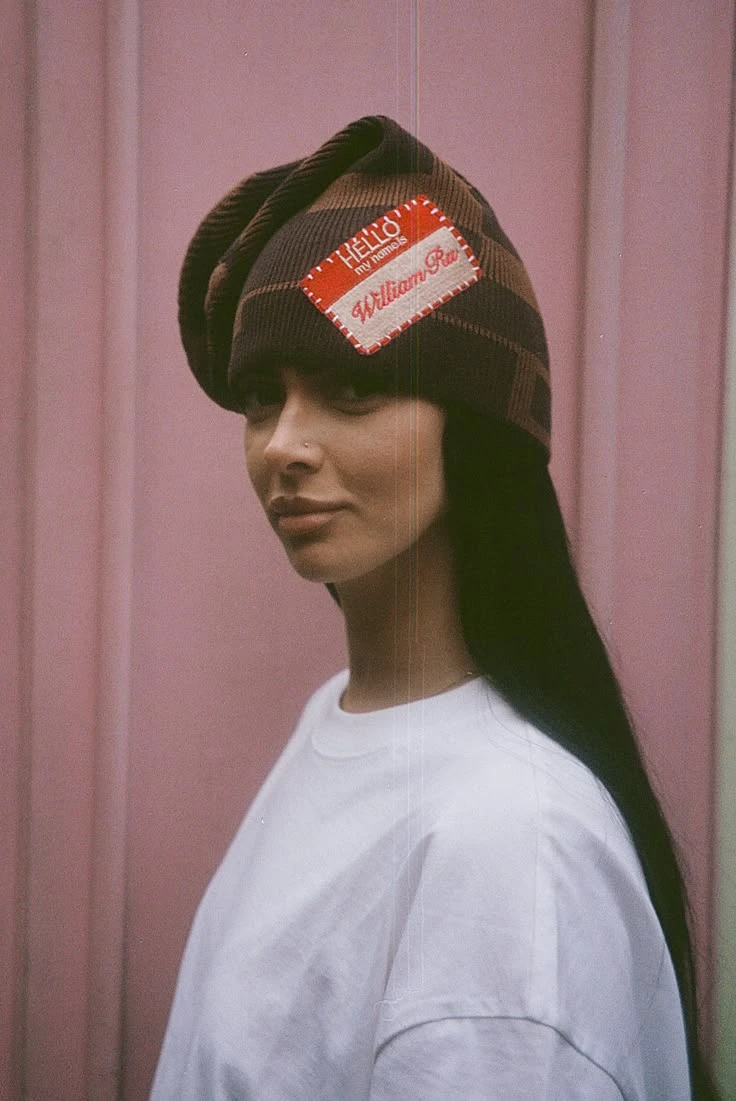
#> input picture basics-pixel/refs/look_bonnet.webp, 736 x 1101 px; its folder holds 4 pictures in this run
$ python render.py refs/look_bonnet.webp
#> lines starting #> are read from the running program, lines starting #| are printed output that depends on the picture
#!/usr/bin/env python3
"""BASICS Nº01: pixel-art 9:16 video « 5 marques indispensables pour acheter tes basics » (part 1).

Art direction: a street-fashion magazine printed on an 8-bit machine. Every photo is dithered
(8x8 ordered Bayer) through a 5-tone gradient map pulled from the shoot itself, plus one spot colour per
chapter. Display type is Inter Display Black, the accent is Caladea Italic, and captions use a hand-drawn
5x7 bitmap font. Everything is drawn at 270x480 without anti-aliasing, then scaled x4 nearest to 1080x1920.
Motion runs at 12 steps/s (on twos) inside a 24 fps file, and every cut lands on the 90 BPM beat.
The lo-fi beat (FM Rhodes, dusty drums, 8-bit pulse lead, vinyl) and the SFX are synthesised here too.

usage: python3 render.py [out.mp4] | python3 render.py --preview t1,t2,... out.png
"""
import functools, math, os, subprocess, sys, wave
import numpy as np
from PIL import Image, ImageDraw, ImageFilter, ImageFont, ImageOps

HERE = os.path.dirname(os.path.abspath(__file__))
W, H, S, FPS, STEP = 270, 480, 4, 24, 12
BEAT = 60 / 90
BAR = 4 * BEAT
DUR = 10 * BAR                                       # 26.67 s
FONT_DISP = "/usr/share/fonts/opentype/inter/InterDisplay-Black.otf"
FONT_ITAL = "/usr/share/fonts/truetype/crosextra/Caladea-Italic.ttf"


def stepped(t):
    return math.floor(t * STEP + 1e-6) / STEP


# ── palettes: 5-tone ramps (ink → paper) sampled from the shoot + one spot colour ──
RAMPS = {
    "rose":  [(30, 18, 22), (92, 36, 44), (170, 98, 104), (222, 168, 166), (244, 232, 224)],
    "olive": [(22, 20, 10), (70, 56, 26), (128, 118, 50), (188, 176, 108), (238, 230, 200)],
    "denim": [(16, 20, 22), (40, 54, 56), (112, 94, 82), (182, 158, 138), (236, 226, 212)],
    "slate": [(26, 16, 14), (80, 48, 40), (108, 136, 146), (180, 202, 204), (238, 240, 234)],
}
SPOT = {"rose": (214, 52, 40), "olive": (222, 34, 40), "denim": (84, 120, 240), "slate": (206, 92, 46)}

# ── 5x7 bitmap caption font ──────────────────────────────────────────────────
F = {
 'A': [".###.", "#...#", "#...#", "#####", "#...#", "#...#", "#...#"],
 'B': ["####.", "#...#", "#...#", "####.", "#...#", "#...#", "####."],
 'C': [".###.", "#...#", "#....", "#....", "#....", "#...#", ".###."],
 'D': ["####.", "#...#", "#...#", "#...#", "#...#", "#...#", "####."],
 'E': ["#####", "#....", "#....", "####.", "#....", "#....", "#####"],
 'F': ["#####", "#....", "#....", "####.", "#....", "#....", "#...."],
 'G': [".###.", "#...#", "#....", "#.###", "#...#", "#...#", ".####"],
 'H': ["#...#", "#...#", "#...#", "#####", "#...#", "#...#", "#...#"],
 'I': [".###.", "..#..", "..#..", "..#..", "..#..", "..#..", ".###."],
 'J': ["..###", "...#.", "...#.", "...#.", "#..#.", "#..#.", ".##.."],
 'K': ["#...#", "#..#.", "#.#..", "##...", "#.#..", "#..#.", "#...#"],
 'L': ["#....", "#....", "#....", "#....", "#....", "#....", "#####"],
 'M': ["#...#", "##.##", "#.#.#", "#.#.#", "#...#", "#...#", "#...#"],
 'N': ["#...#", "#...#", "##..#", "#.#.#", "#..##", "#...#", "#...#"],
 'O': [".###.", "#...#", "#...#", "#...#", "#...#", "#...#", ".###."],
 'P': ["####.", "#...#", "#...#", "####.", "#....", "#....", "#...."],
 'Q': [".###.", "#...#", "#...#", "#...#", "#.#.#", "#..#.", ".##.#"],
 'R': ["####.", "#...#", "#...#", "####.", "#.#..", "#..#.", "#...#"],
 'S': [".####", "#....", "#....", ".###.", "....#", "....#", "####."],
 'T': ["#####", "..#..", "..#..", "..#..", "..#..", "..#..", "..#.."],
 'U': ["#...#", "#...#", "#...#", "#...#", "#...#", "#...#", ".###."],
 'V': ["#...#", "#...#", "#...#", "#...#", "#...#", ".#.#.", "..#.."],
 'W': ["#...#", "#...#", "#...#", "#.#.#", "#.#.#", "#.#.#", ".#.#."],
 'X': ["#...#", "#...#", ".#.#.", "..#..", ".#.#.", "#...#", "#...#"],
 'Y': ["#...#", "#...#", ".#.#.", "..#..", "..#..", "..#..", "..#.."],
 'Z': ["#####", "....#", "...#.", "..#..", ".#...", "#....", "#####"],
 '0': [".###.", "#...#", "#..##", "#.#.#", "##..#", "#...#", ".###."],
 '1': ["..#..", ".##..", "..#..", "..#..", "..#..", "..#..", ".###."],
 '2': [".###.", "#...#", "....#", "...#.", "..#..", ".#...", "#####"],
 '3': ["#####", "...#.", "..#..", "...#.", "....#", "#...#", ".###."],
 '4': ["...#.", "..##.", ".#.#.", "#..#.", "#####", "...#.", "...#."],
 '5': ["#####", "#....", "####.", "....#", "....#", "#...#", ".###."],
 '6': ["..##.", ".#...", "#....", "####.", "#...#", "#...#", ".###."],
 '7': ["#####", "....#", "...#.", "..#..", ".#...", ".#...", ".#..."],
 '8': [".###.", "#...#", "#...#", ".###.", "#...#", "#...#", ".###."],
 '9': [".###.", "#...#", "#...#", ".####", "....#", "...#.", ".##.."],
 ' ': ["....."] * 7,
 '!': ["..#..", "..#..", "..#..", "..#..", "..#..", ".....", "..#.."],
 '?': [".###.", "#...#", "....#", "...#.", "..#..", ".....", "..#.."],
 '.': [".....", ".....", ".....", ".....", ".....", ".....", "..#.."],
 ',': [".....", ".....", ".....", ".....", ".....", "..#..", ".#..."],
 ':': [".....", "..#..", ".....", ".....", ".....", "..#..", "....."],
 "'": ["..#..", "..#..", ".....", ".....", ".....", ".....", "....."],
 '-': [".....", ".....", ".....", ".###.", ".....", ".....", "....."],
 '/': ["....#", "....#", "...#.", "..#..", ".#...", "#....", "#...."],
 '+': [".....", "..#..", "..#..", "#####", "..#..", "..#..", "....."],
 '>': [".....", "..#..", "...#.", "#####", "...#.", "..#..", "....."],
 '@': [".....", ".#.#.", "#####", "#####", ".###.", "..#..", "....."],   # heart
 '·': [".....", ".....", ".....", "..#..", ".....", ".....", "....."],
 '€': ["..###", ".#...", "####.", ".#...", "####.", ".#...", "..###"],
 'º': [".###.", ".#.#.", ".###.", ".....", ".###.", ".....", "....."],
}
ACC = {'É': ('E', ["...#.", "..#.."]), 'È': ('E', [".#...", "..#.."]), 'Ê': ('E', ["..#..", ".#.#."]),
       'À': ('A', [".#...", "..#.."]), 'Ô': ('O', ["..#..", ".#.#."])}


def micro_w(s, sc=1):
    return len(s) * 6 * sc - sc


# [74 lines left out: functions micro, rect, tmask, fit, put, outline, not called in this run]


# ── dithering ────────────────────────────────────────────────────────────────
def bayer(n):
#> called with n = 8
    m = np.array([[0]])
    while m.shape[0] < n:
        m = np.block([[4 * m, 4 * m + 2], [4 * m + 3, 4 * m + 1]])
    return (m + 0.5) / m.size


B8 = bayer(8)
TH = np.tile(B8, (H // 8 + 2, W // 8 + 2))


def thresh(x, y, w, h):
    return TH[y % 8:y % 8 + h, x % 8:x % 8 + w]


# [15 lines left out: functions gradient_map, ink_fade, not called in this run]


class Photo:
    def __init__(self, name, contrast=1.15, gamma=1.0):
#> called with name = 'look_bonnet.webp', contrast = 1.15, gamma = 1
        im = Image.open(os.path.join(HERE, "refs", name)).convert("L")
        im = ImageOps.autocontrast(im, cutoff=1)
        self.im = im.filter(ImageFilter.UnsharpMask(3, 90, 2))
        self.contrast, self.gamma = contrast, gamma

    # [23 lines left out: functions lum, draw, not called in this run]


PH = {k: Photo(f) for k, f in dict(bonnet="look_bonnet.webp", debardeur="look_debardeur.png",
                                   denim="look_denim.webp", hoodie="look_hoodie_short.webp",
                                   teejean="look_tee_jean.webp", oversize="look_oversize.webp").items()}
#> call 2 of __init__, with name = 'look_debardeur.png', contrast = 1.15, gamma = 1
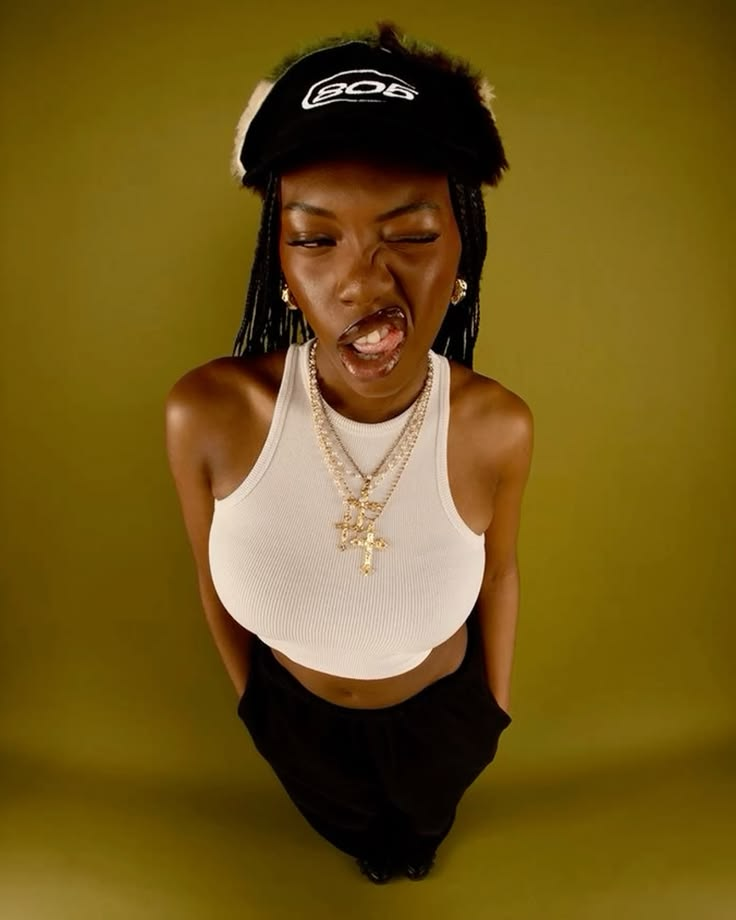
#> input picture basics-pixel/refs/look_debardeur.png, 736 x 920 px
#> in __init__ (call 2), `im = ImageOps.autocontrast(im, cutoff=1)`:
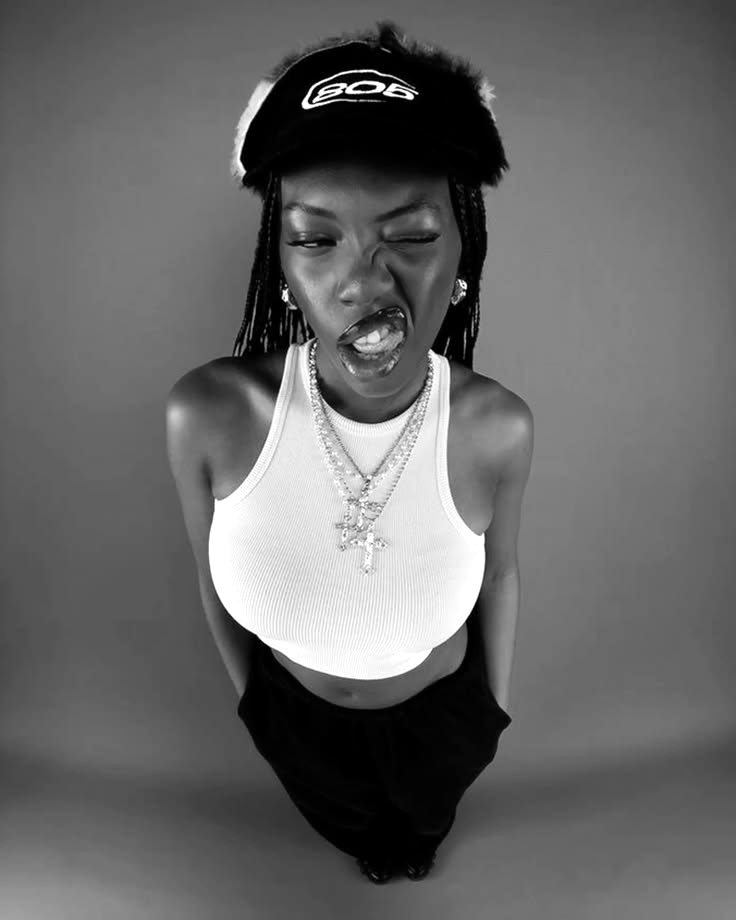
#> im: PIL image 736x920 L; min 0, max 255, mean 103.3
#> call 3 of __init__, with name = 'look_denim.webp', contrast = 1.15, gamma = 1
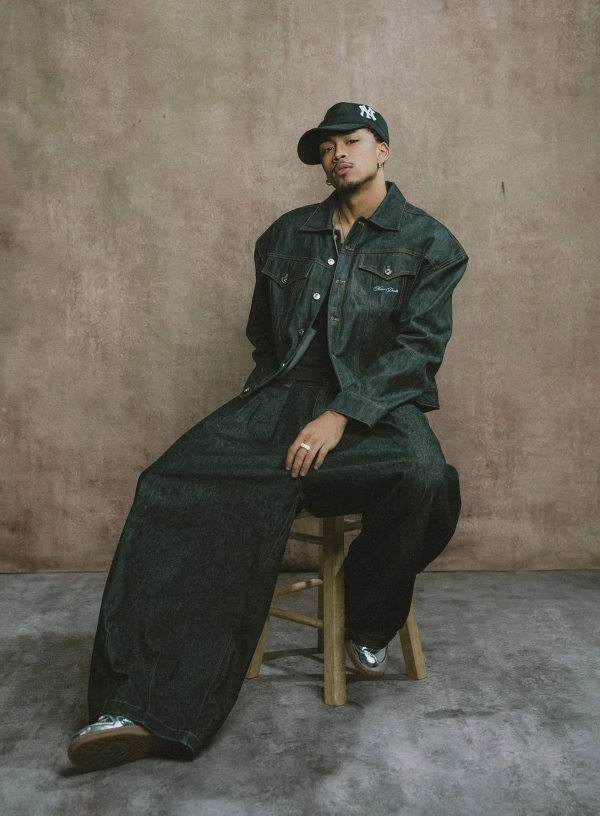
#> input picture basics-pixel/refs/look_denim.webp, 1200 x 1631 px (shown at 1/2 size)
#> in __init__ (call 3), `im = ImageOps.autocontrast(im, cutoff=1)`:
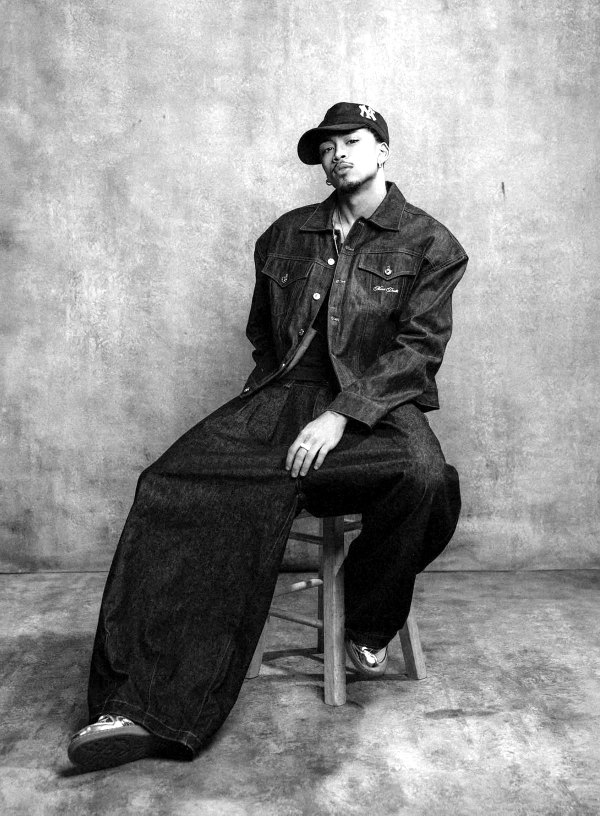
#> im: PIL image 1200x1631 L (shown at 1/2 size); min 0, max 255, mean 143.3
#> call 4 of __init__, with name = 'look_hoodie_short.webp', contrast = 1.15, gamma = 1
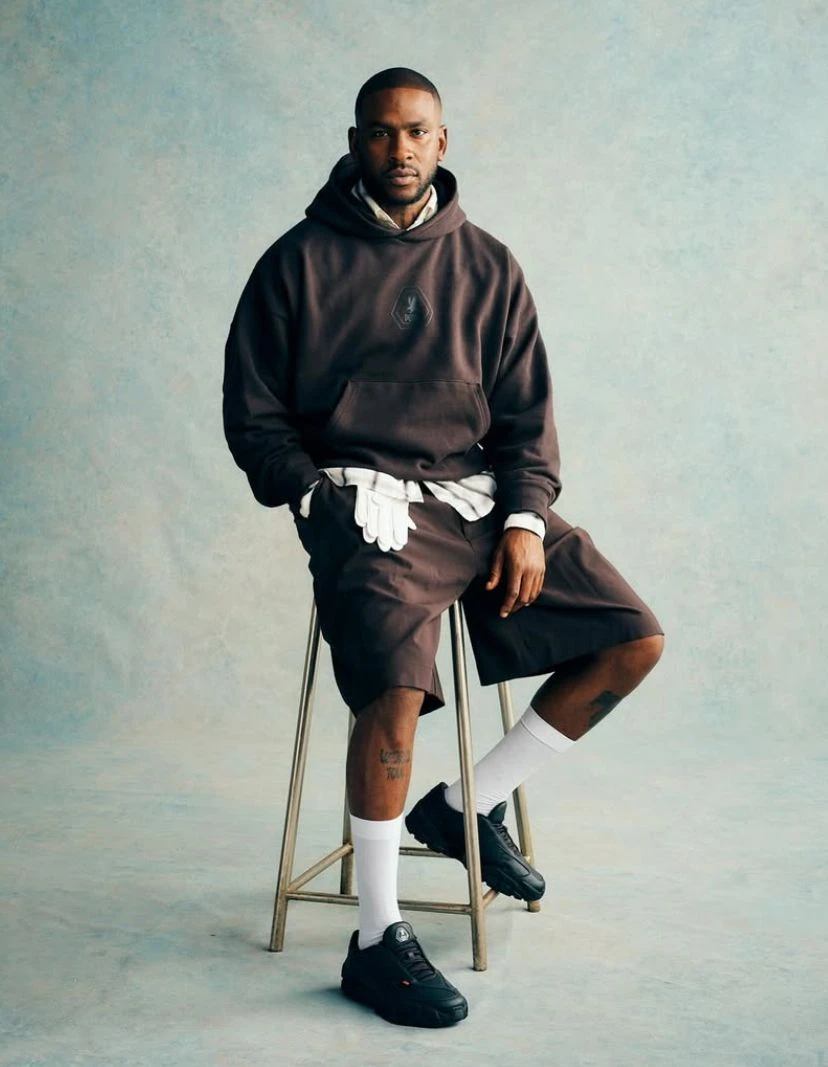
#> input picture basics-pixel/refs/look_hoodie_short.webp, 828 x 1067 px
#> in __init__ (call 4), `im = ImageOps.autocontrast(im, cutoff=1)`:
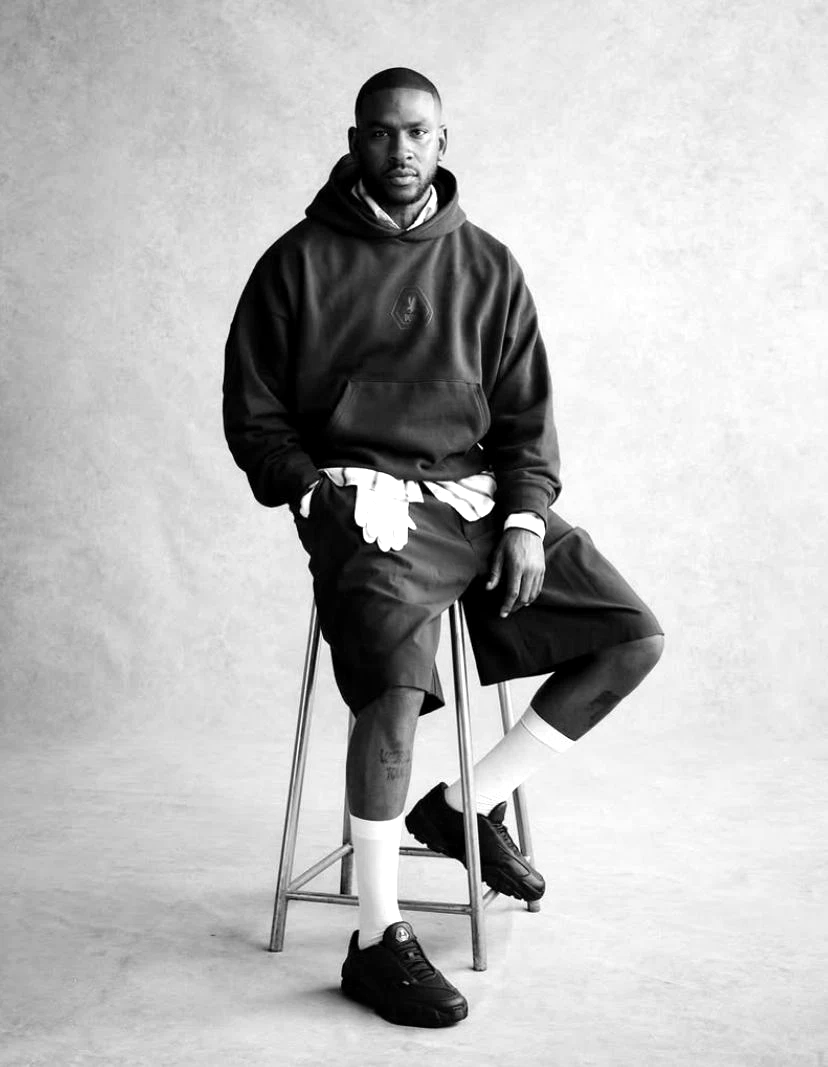
#> im: PIL image 828x1067 L; min 0, max 255, mean 184.3
#> (the run stopped early here; a loop or call above may not have finished)
